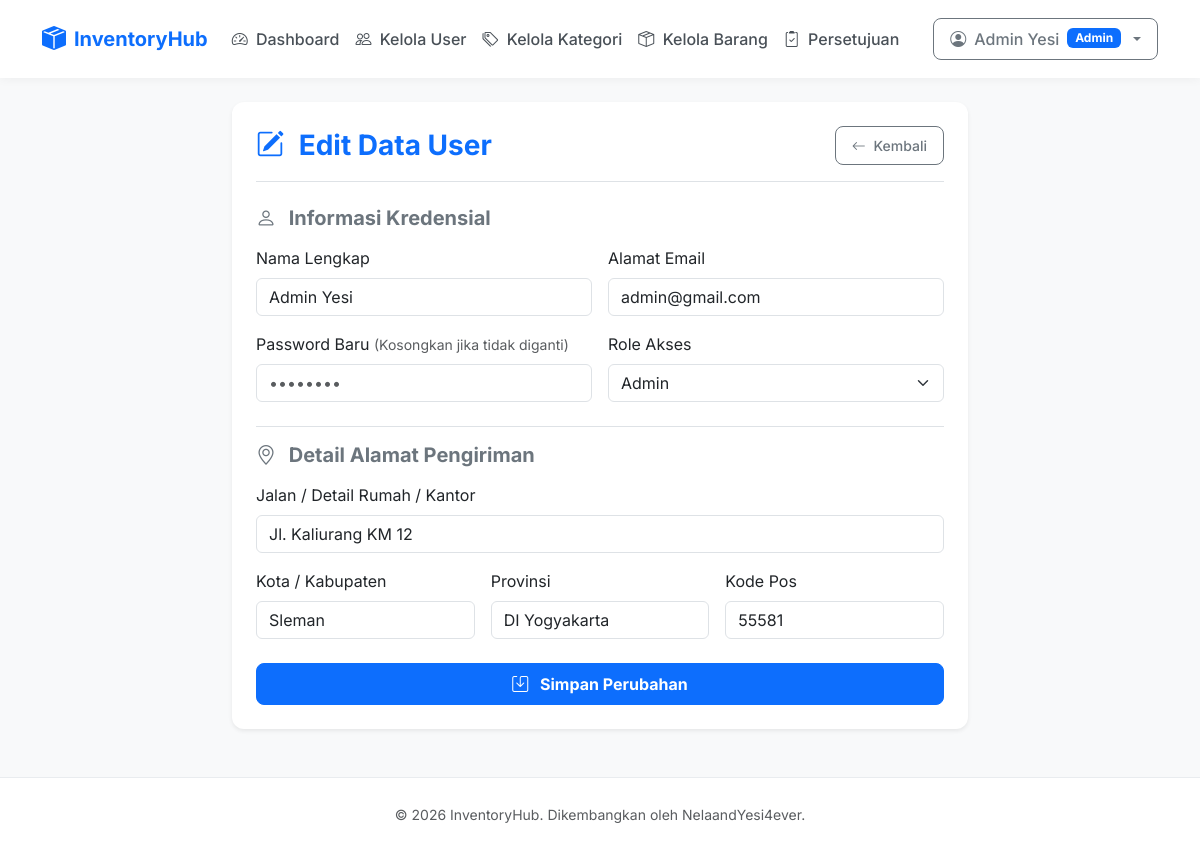
The app's page /admin/users/edit/1 (signed in) with its own data.
### tables this page shows
CREATE TABLE IF NOT EXISTS `users` (
  `id` INT AUTO_INCREMENT PRIMARY KEY,
  `username` VARCHAR(50) NOT NULL,
  `email` VARCHAR(100) NOT NULL UNIQUE,
  `password` VARCHAR(255) NOT NULL,
  `role` ENUM('admin', 'user') DEFAULT 'user',
  `address_street` VARCHAR(255) DEFAULT NULL,
  `address_city` VARCHAR(100) DEFAULT NULL,
  `address_province` VARCHAR(100) DEFAULT NULL,
  `address_zip` VARCHAR(20) DEFAULT NULL,
  `created_at` TIMESTAMP DEFAULT CURRENT_TIMESTAMP
);

### core/Controller.php (called while the page is built)
<?php
class Controller
{
    public function view($view, $data = [])
    {
        extract($data);
        require_once BASE_PATH . "app/views/$view.php";
    }
}

### app/controllers/AdminController.php (called while the page is built, shortened)
<?php
require_once BASE_PATH . 'app/models/UserModel.php';
class AdminController extends Controller
{
    private $userModel;
    public function __construct()
    {
        $this->userModel = new UserModel();
    }
    public function edit($id)
    {
        $user = $this->userModel->getUserById($id);
        $error = '';
        $this->view('users/edit', ['user' => $user, 'error' => $error]);
    }
}

### core/App.php (called while the page is built, shortened)
<?php
class App
{
    public function __construct()
    {
        Router::route();
    }
}

### index.php (called while the page is built, shortened)
<?php
require_once 'core/Controller.php';
require_once 'core/Model.php';
require_once 'core/Database.php';
require_once 'core/App.php';
new App();

### core/Database.php (called while the page is built, shortened)
<?php
class Database
{
    private $host = Config::HOST;
    private $dbname = Config::DBNAME;
    private $user = Config::USER;
    private $pass = Config::PASS;
    public function __construct()
    {
        try {
            $this->pdo = new PDO(
                "mysql:host={$this->host};dbname={$this->dbname}",
                $this->user,
                $this->pass
            );
        } catch(PDOException $e){
            die("Koneksi Database Gagal : " . $e->getMessage());
        }
    }
}

### core/Model.php (called while the page is built, shortened)
<?php
require_once BASE_PATH . 'core/Database.php';
class Model
{
    public function __construct()
    {
        $database = new Database();
        $this->db = $database->pdo;
    }
}

### app/models/UserModel.php (called while the page is built, shortened)
<?php
require_once BASE_PATH . 'core/Model.php';
class UserModel extends Model
{
    public function getUserById($id)
    {
        $stmt = $this->db->prepare("SELECT * FROM users WHERE id = :id");
        $stmt->execute([
            'id' => $id
        ]);
        return $stmt->fetch(PDO::FETCH_ASSOC);
    }
}

### app/views/users/edit.php (the view, shortened to what this page needs)
<?php require_once BASE_PATH . 'app/views/layouts/header.php'; ?>
<div class="row justify-content-center">
    <div class="col-md-8">
        <div class="card p-4 shadow-sm border-0">
            <div class="d-flex align-items-center justify-content-between mb-4 border-bottom pb-3">
                <h3 class="fw-bold mb-0 text-primary"><i class="bi bi-pencil-square me-2"></i> Edit Data User</h3>
                <a href="<?= BASE_URL ?>admin/users" class="btn btn-outline-secondary btn-sm"><i class="bi bi-arrow-left me-1"></i> Kembali</a>
            </div>
            <form action="<?= BASE_URL ?>admin/users/edit/<?= $user['id'] ?>" method="POST">
                <h5 class="fw-bold mb-3 text-secondary"><i class="bi bi-person me-2"></i> Informasi Kredensial</h5>
                <div class="row g-3 mb-4">
                    <div class="col-md-6">
                        <label for="username" class="form-label">Nama Lengkap</label>
                        <input type="text" name="username" id="username" class="form-control" value="<?= htmlspecialchars($user['username']) ?>" required>
                    </div>
                    <div class="col-md-6">
                        <label for="email" class="form-label">Alamat Email</label>
                        <input type="email" name="email" id="email" class="form-control" value="<?= htmlspecialchars($user['email']) ?>" required>
                    </div>
                    <div class="col-md-6">
                        <label for="password" class="form-label">Password Baru <span class="text-muted small fw-normal">(Kosongkan jika tidak diganti)</span></label>
                        <input type="password" name="password" id="password" class="form-control" placeholder="••••••••">
                    </div>
                    <div class="col-md-6">
                        <label for="role" class="form-label">Role Akses</label>
                        <select name="role" id="role" class="form-select" required>
                            <option value="admin" <?= $user['role'] === 'admin' ? 'selected' : '' ?>>Admin</option>
                        </select>
                    </div>
                </div>
                <h5 class="fw-bold mb-3 text-secondary border-top pt-3"><i class="bi bi-geo-alt me-2"></i> Detail Alamat Pengiriman</h5>
                <div class="row g-3 mb-4">
                    <div class="col-12">
                        <label for="address_street" class="form-label">Jalan / Detail Rumah / Kantor</label>
                        <input type="text" name="address_street" id="address_street" class="form-control" placeholder="Nama Jalan, Blok, RT/RW, Nomor Rumah" value="<?= htmlspecialchars($user['address_street'] ?? '') ?>">
                    </div>
                    <div class="col-md-4">
                        <label for="address_city" class="form-label">Kota / Kabupaten</label>
                        <input type="text" name="address_city" id="address_city" class="form-control" placeholder="Contoh: Sleman, Jakarta Selatan" value="<?= htmlspecialchars($user['address_city'] ?? '') ?>">
                    </div>
                    <div class="col-md-4">
                        <label for="address_province" class="form-label">Provinsi</label>
                        <input type="text" name="address_province" id="address_province" class="form-control" placeholder="Contoh: DI Yogyakarta, DKI Jakarta" value="<?= htmlspecialchars($user['address_province'] ?? '') ?>">
                    </div>
                    <div class="col-md-4">
                        <label for="address_zip" class="form-label">Kode Pos</label>
                        <input type="text" name="address_zip" id="address_zip" class="form-control" placeholder="Contoh: 55581" value="<?= htmlspecialchars($user['address_zip'] ?? '') ?>">
                    </div>
                </div>
                <div class="d-grid mt-4">
                    <button type="submit" class="btn btn-primary py-2.5 fw-bold"><i class="bi bi-save me-2"></i> Simpan Perubahan</button>
                </div>
            </form>
        </div>
    </div>
</div>
<?php require_once BASE_PATH . 'app/views/layouts/footer.php'; ?>

### app/views/layouts/header.php (style rules this page uses)
body { font-family: 'Inter', sans-serif; background-color: #f8f9fa; color: #212529; min-height: 100vh; display: flex; flex-direction: column; }
.card { border: none; border-radius: 12px; box-shadow: 0 4px 20px rgba(0, 0, 0, 0.03); background-color: #ffffff; }
.btn { border-radius: 8px; font-weight: 500; padding: 8px 16px; transition: all 0.2s ease; }
.btn-primary { background-color: #0d6efd; border-color: #0d6efd; }

### records on screen
users: username "Admin Yesi", email "admin@gmail.com", role "Admin", address_street "Jl. Kaliurang KM 12", address_city "Sleman", address_province "DI Yogyakarta", address_zip "55581"

### other values on screen
$_SESSION['user']['username'] "Admin Yesi"
$_SESSION['user']['role'] "Admin"
